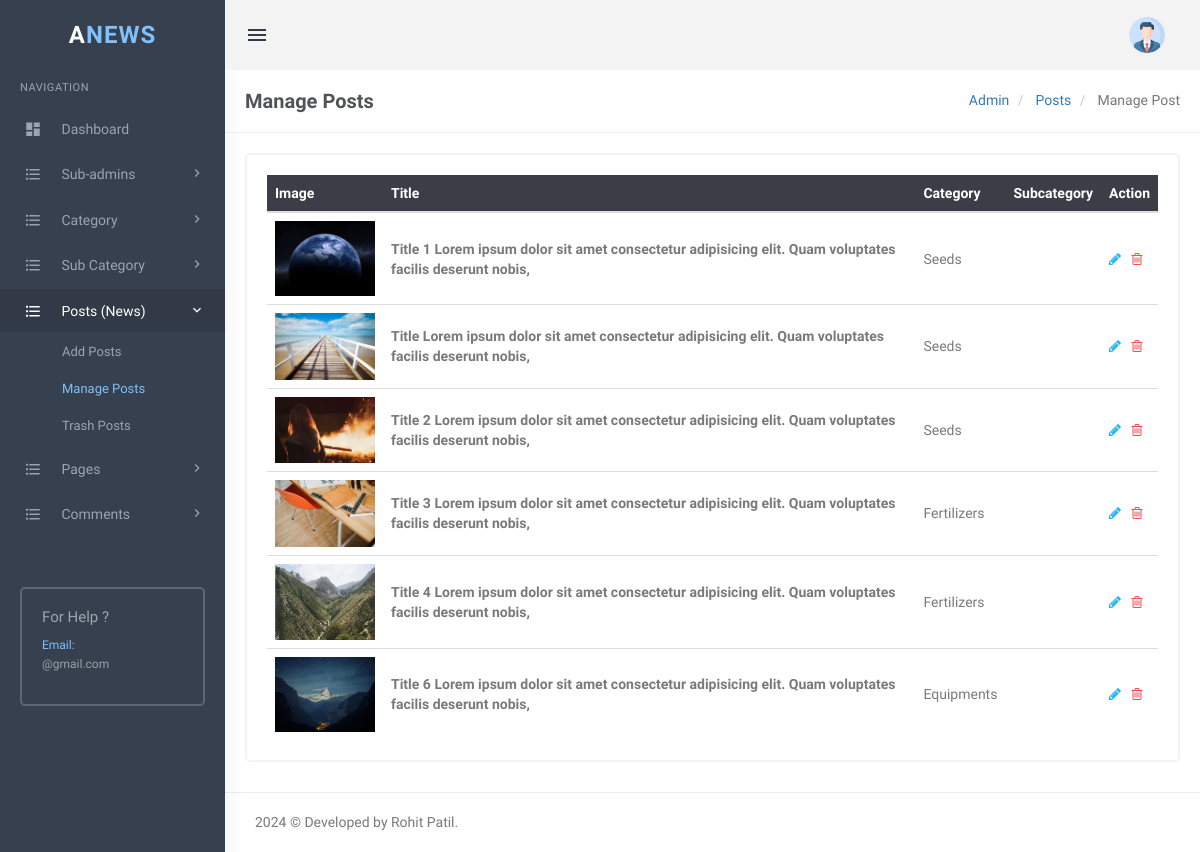
The page /newsportal/admin/manage-posts.php (signed in) on the database its author committed.
### tables this page shows
CREATE TABLE `tblposts` (
  `Post_ID` int(11) NOT NULL,
  `Post_Title` longtext DEFAULT NULL,
  `Category` int(11) DEFAULT NULL,
  `Sub_CatID` int(11) DEFAULT NULL,
  `Post_Description` longtext DEFAULT NULL,
  `PostingDate` timestamp NULL DEFAULT current_timestamp(),
  `UpdationDate` timestamp NULL DEFAULT NULL ON UPDATE current_timestamp(),
  `Is_Active` int(1) DEFAULT NULL,
  `PostUrl` mediumtext DEFAULT NULL,
  `Post_Image` varchar(255) DEFAULT NULL,
  `viewCounter` int(11) DEFAULT NULL,
  `postedBy` varchar(255) DEFAULT NULL,
  `lastUpdatedBy` varchar(255) DEFAULT NULL
);

CREATE TABLE `tblcategory` (
  `Cat_ID` int(11) NOT NULL,
  `Cat_Name` varchar(200) DEFAULT NULL,
  `Description` mediumtext DEFAULT NULL,
  `PostingDate` timestamp NULL DEFAULT current_timestamp(),
  `UpdationDate` timestamp NULL DEFAULT NULL ON UPDATE current_timestamp(),
  `Is_Active` int(1) DEFAULT NULL
);

### newsportal/admin/manage-posts.php (the view, shortened to what this page needs)
<?php
include('includes/config.php');
if(strlen($_SESSION['login'])==0)
  {
header('location:index.php');
}
else{
?>
<!DOCTYPE html>
<html lang="en">
<head>
    <link rel="stylesheet" href="../plugins/morris/morris.css">
    <link href="../plugins/jvectormap/jquery-jvectormap-2.0.2.css" rel="stylesheet" />
    <link href="assets/css/bootstrap.min.css" rel="stylesheet" type="text/css" />
    <link href="assets/css/core.css" rel="stylesheet" type="text/css" />
    <link href="assets/css/components.css" rel="stylesheet" type="text/css" />
    <link href="assets/css/icons.css" rel="stylesheet" type="text/css" />
    <link href="assets/css/pages.css" rel="stylesheet" type="text/css" />
    <link href="assets/css/menu.css" rel="stylesheet" type="text/css" />
    <link href="assets/css/responsive.css" rel="stylesheet" type="text/css" />
    <link rel="stylesheet" href="../plugins/switchery/switchery.min.css">
</head>
<body class="fixed-left">
    <div id="wrapper">
        <?php include('includes/topheader.php');?>
        <?php include('includes/leftsidebar.php');?>
        <div class="content-page">
            <div class="content">
                <div class="container">
                    <div class="row">
                        <div class="col-xs-12">
                            <div class="page-title-box">
                                <h4 class="page-title">Manage Posts </h4>
                                <ol class="breadcrumb p-0 m-0">
                                    <li>
                                        <a href="#">Admin</a>
                                    </li>
                                    <li>
                                        <a href="#">Posts</a>
                                    </li>
                                    <li class="active">
                                        Manage Post
                                    </li>
                                </ol>
                                <div class="clearfix"></div>
                            </div>
                        </div>
                    </div>
                    <div class="row">
                        <div class="col-sm-12">
                            <div class="card-box">
                                <div class="table-responsive">
                                    <table class="table table-colored table-centered table-inverse m-0">
                                        <thead>
                                            <tr>
                                                <th>Image</th>
                                                <th>Title</th>
                                                <th>Category</th>
                                                <th>Subcategory</th>
                                                <th>Action</th>
                                            </tr>
                                        </thead>
                                        <tbody>
                                            <?php
                                            $query1=mysqli_query($con,"SELECT tblposts.Post_ID AS postid,tblposts.Post_Image AS PostImage,tblposts.Post_Title AS title,tblcategory.Cat_Name AS category,tblsubcategory.Sub_Cat_Name AS subcategory FROM tblposts LEFT JOIN tblcategory ON tblcategory.Cat_ID=tblposts.Category LEFT JOIN tblsubcategory ON tblsubcategory.Sub_CatID=tblposts.Sub_CatID WHERE tblposts.Is_Active=1 ");
                                            $rowcount1=mysqli_num_rows($query1);
                                            if($rowcount1==0)
                                            {
                                            ?>
                                            <tr>
                                                <td colspan="4" align="center">
                                                    <h3 style="color:red">No record found</h3>
                                                </td>
                                            <tr>
                                                <?php
                                                } else {
                                                while($row1=mysqli_fetch_array($query1))
                                                {
                                                ?>
                                                <tr>
                                                <td><img src="postimages/<?php echo htmlentities($row1['PostImage']);?>"
                                                        width="100" /></td>
                                                <td><b>
                                                        <?php echo htmlentities($row1['title'])?>
                                                    </b></td>
                                                <td>
                                                    <?php echo htmlentities($row1['category'])?>
                                                </td>
                                                <td>
                                                </td>
                                                <td><a
                                                        href="edit-post.php?pid=<?php echo htmlentities($row1['postid']);?>"><i
                                                            class="fa fa-pencil" style="color: #29b6f6;"></i></a>
                                                    &nbsp;<a
                                                        href="manage-posts.php?pid=<?php echo htmlentities($row1['postid']);?>&&action=del"
                                                        onclick="return confirm('Do you reaaly want to delete ?')"> <i
                                                            class="fa fa-trash-o" style="color: #f05050"></i></a> </td>
                                            </tr>
                                            <?php } }?>
                                        </tbody>
                                    </table>
                                </div>
                            </div>
                        </div>
                    </div>
                </div>
            </div>
            <?php include('includes/footer.php');?>
        </div>
    </div>
</body>
</html>
<?php } ?>

### newsportal/admin/includes/topheader.php (shortened to what this page needs)
<div class="topbar">
    <div class="topbar-left">
        <a href="index.php" class="logo"><span>A<span>NEWS</span></span><i class="mdi mdi-layers"></i></a>
    </div>
    <div class="navbar navbar-default" role="navigation">
        <div class="container">
            <ul class="nav navbar-nav navbar-left">
                <li>
                    <button class="button-menu-mobile open-left waves-effect">
                        <i class="mdi mdi-menu"></i>
                    </button>
                </li>
            </ul>
            <ul class="nav navbar-nav navbar-right">
                <li class="dropdown user-box">
                    <a href="" class="dropdown-toggle waves-effect user-link" data-toggle="dropdown"
                        aria-expanded="true">
                        <img src="assets/images/users/avatar-1.jpg" alt="user-img" class="img-circle user-img">
                    </a>
                </li>
            </ul>
        </div>
    </div>
</div>

### newsportal/admin/includes/leftsidebar.php (shortened to what this page needs)
<div class="left side-menu">
    <div class="sidebar-inner slimscrollleft">
        <div id="sidebar-menu">
            <ul>
                <li class="menu-title">Navigation</li>
                <li class="has_sub">
                    <a href="dashboard.php" class="waves-effect"><i class="mdi mdi-view-dashboard"></i> <span> Dashboard </span> </a>
                </li>
                <?php if($_SESSION['utype']=='1'):?>
                    <li class="has_sub">
                    <a href="javascript:void(0);" class="waves-effect"><i class="mdi mdi-format-list-bulleted"></i> <span> Sub-admins </span> <span class="menu-arrow"></span></a>
                </li>
                <?php endif;?>
                <li class="has_sub">
                    <a href="javascript:void(0);" class="waves-effect"><i class="mdi mdi-format-list-bulleted"></i> <span> Category </span> <span class="menu-arrow"></span></a>
                </li>
                <li class="has_sub">
                    <a href="javascript:void(0);" class="waves-effect"><i class="mdi mdi-format-list-bulleted"></i> <span>Sub Category </span> <span class="menu-arrow"></span></a>
                </li>
                <li class="has_sub">
                    <a href="javascript:void(0);" class="waves-effect"><i class="mdi mdi-format-list-bulleted"></i> <span> Posts (News) </span> <span class="menu-arrow"></span></a>
                    <ul class="list-unstyled">
                        <li><a href="add-post.php">Add Posts</a></li>
                        <li><a href="manage-posts.php">Manage Posts</a></li>
                            <li><a href="trash-posts.php">Trash Posts</a></li>
                    </ul>
                </li>
                <li class="has_sub">
                    <a href="javascript:void(0);" class="waves-effect"><i class="mdi mdi-format-list-bulleted"></i> <span> Pages </span> <span class="menu-arrow"></span></a>
                </li>
                <li class="has_sub">
                    <a href="javascript:void(0);" class="waves-effect"><i class="mdi mdi-format-list-bulleted"></i> <span> Comments </span> <span class="menu-arrow"></span></a>
                </li>
            </ul>
        </div>
        <div class="help-box">
            <h5 class="text-muted m-t-0">For Help ?</h5>
            <p class=""><span class="text-custom">Email:</span> <br/>@gmail.com</p>
        </div>
    </div>
</div>

### newsportal/admin/includes/footer.php
<footer class="footer text-right">
   <?php echo date('Y');?> © Developed by Rohit Patil.
</footer>

### newsportal/admin/assets/css/core.css (style rules this page uses)
body { font-family: 'Varela Round', sans-serif; margin: 0; padding-bottom: 60px; overflow-x: hidden; color: #797979; }
html { position: relative; min-height: 100%; }
.h1, .h2, .h3, .h4, .h5, .h6, h1, h2, h3, h4, h5, h6 { color: #505458; font-family: 'Hind Madurai', sans-serif; margin: 10px 0; }
h5 { font-size: 15px; }
p { line-height: 1.6; }
* { outline: none !important; }
b, strong { font-weight: 600; font-family: 'Hind Madurai', sans-serif; }
.container { width: auto; }
.footer { border-top: 1px solid rgba(152, 166, 173, 0.2); bottom: 0; text-align: left !important; padding: 19px 30px 20px; position: absolute; right: 0; left: 225px; }
#wrapper { height: 100%; overflow: hidden; width: 100%; }
.p-0 { padding: 0 !important; }
.m-0 { margin: 0 !important; }
.m-t-0 { margin-top: 0 !important; }
.card-box { padding: 20px; border: 2px solid #f3f3f3; -webkit-border-radius: 5px; border-radius: 5px; -moz-border-radius: 5px; background-clip: padding-box; margin-bottom: 20px; background-color: #ffffff; }
.row { margin-right: -10px; margin-left: -10px; }
.col-lg-1, .col-lg-10, .col-lg-11, .col-lg-12, .col-lg-2, .col-lg-3, .col-lg-4, .col-lg-5, .col-lg-6, .col-lg-7, .col-lg-8, .col-lg-9, .col-md-1, .col-md-10, .col-md-11, .col-md-12, .col-md-2, .col-md-3, .col-md-4, .col-md-5, .col-md-6, .col-md-7, .col-md-8, .col-md-9, .col-sm-1, .col-sm-10, .col-sm-11, .col-sm-12, .col-sm-2, .col-sm-3, .col-sm-4, .col-sm-5, .col-sm-6, .col-sm-7, .col-sm-8, .col-sm-9, .col-xs-1, .col-xs-10, .col-xs-11, .col-xs-12, .col-xs-2, .col-xs-3, .col-xs-4, .col-xs-5, .col-xs-6, .col-xs-7, .col-xs-8, .col-xs-9 { padding-left: 10px; padding-right: 10px; }
.breadcrumb { background-color: transparent; margin-bottom: 15px; padding-top: 10px; padding-left: 0; }
.text-custom { color: #7fc1fc !important; }
.text-muted { color: #98a6ad !important; }
.waves-effect { position: relative; cursor: pointer; display: inline-block; overflow: hidden; -webkit-user-select: none; -moz-user-select: none; -ms-user-select: none; user-select: none; -webkit-tap-highlight-color: transparent; vertical-align: middle; z-index: 1; will-change: opacity, transform; -webkit-transition: all 0.3s ease-out; -moz-transition: all 0.3s ease-out; -o-transition: all 0.3s ease-out; -ms-transition: all 0.3s ease-out; transition: all 0.3s ease-out; }

### rows shown on the page
tblposts: Post_Image (picture), Post_Title "Title 1 Lorem ipsum dolor sit amet consectetur adipisicing elit. Quam voluptates facilis deserunt nobis,", tblcategory.Cat_Name "Seeds"
tblposts: Post_Image (picture), Post_Title "Title Lorem ipsum dolor sit amet consectetur adipisicing elit. Quam voluptates facilis deserunt nobis,", tblcategory.Cat_Name "Seeds"
tblposts: Post_Image (picture), Post_Title "Title 2 Lorem ipsum dolor sit amet consectetur adipisicing elit. Quam voluptates facilis deserunt nobis,", tblcategory.Cat_Name "Seeds"
tblposts: Post_Image (picture), Post_Title "Title 3 Lorem ipsum dolor sit amet consectetur adipisicing elit. Quam voluptates facilis deserunt nobis,", tblcategory.Cat_Name "Fertilizers"
tblposts: Post_Image (picture), Post_Title "Title 4 Lorem ipsum dolor sit amet consectetur adipisicing elit. Quam voluptates facilis deserunt nobis,", tblcategory.Cat_Name "Fertilizers"
tblposts: Post_Image (picture), Post_Title "Title 6 Lorem ipsum dolor sit amet consectetur adipisicing elit. Quam voluptates facilis deserunt nobis,", tblcategory.Cat_Name "Equipments"
